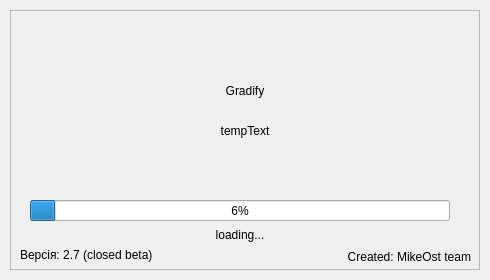
<?xml version="1.0" encoding="UTF-8"?>
<ui version="4.0">
 <class>preloader</class>
 <widget class="QWidget" name="preloader">
  <property name="geometry">
   <rect>
    <x>0</x>
    <y>0</y>
    <width>490</width>
    <height>280</height>
   </rect>
  </property>
  <property name="windowTitle">
   <string>Form</string>
  </property>
  <property name="windowIcon">
   <iconset>
    <normaloff>:/appIcon.ico</normaloff>:/appIcon.ico</iconset>
  </property>
  <widget class="QFrame" name="mainFrame">
   <property name="geometry">
    <rect>
     <x>10</x>
     <y>10</y>
     <width>470</width>
     <height>260</height>
    </rect>
   </property>
   <property name="styleSheet">
    <string notr="true"/>
   </property>
   <property name="frameShape">
    <enum>QFrame::StyledPanel</enum>
   </property>
   <property name="frameShadow">
    <enum>QFrame::Raised</enum>
   </property>
   <widget class="QProgressBar" name="progressBar">
    <property name="geometry">
     <rect>
      <x>20</x>
      <y>190</y>
      <width>420</width>
      <height>21</height>
     </rect>
    </property>
    <property name="styleSheet">
     <string notr="true"/>
    </property>
    <property name="value">
     <number>6</number>
    </property>
    <property name="alignment">
     <set>Qt::AlignCenter</set>
    </property>
   </widget>
   <widget class="QLabel" name="mainNameLabel">
    <property name="geometry">
     <rect>
      <x>0</x>
      <y>40</y>
      <width>470</width>
      <height>81</height>
     </rect>
    </property>
    <property name="styleSheet">
     <string notr="true"/>
    </property>
    <property name="text">
     <string>Gradify</string>
    </property>
    <property name="alignment">
     <set>Qt::AlignCenter</set>
    </property>
   </widget>
   <widget class="QLabel" name="loadStatusLabel">
    <property name="geometry">
     <rect>
      <x>0</x>
      <y>110</y>
      <width>470</width>
      <height>21</height>
     </rect>
    </property>
    <property name="styleSheet">
     <string notr="true"/>
    </property>
    <property name="text">
     <string>tempText</string>
    </property>
    <property name="alignment">
     <set>Qt::AlignCenter</set>
    </property>
   </widget>
   <widget class="QLabel" name="loadLabel">
    <property name="geometry">
     <rect>
      <x>20</x>
      <y>215</y>
      <width>420</width>
      <height>20</height>
     </rect>
    </property>
    <property name="text">
     <string>loading...</string>
    </property>
    <property name="alignment">
     <set>Qt::AlignCenter</set>
    </property>
   </widget>
   <widget class="QLabel" name="corporationLabel">
    <property name="geometry">
     <rect>
      <x>320</x>
      <y>237</y>
      <width>141</width>
      <height>20</height>
     </rect>
    </property>
    <property name="text">
     <string>Created: MikeOst team</string>
    </property>
    <property name="alignment">
     <set>Qt::AlignRight|Qt::AlignTrailing|Qt::AlignVCenter</set>
    </property>
   </widget>
   <widget class="QLabel" name="versionLabel">
    <property name="geometry">
     <rect>
      <x>10</x>
      <y>237</y>
      <width>161</width>
      <height>16</height>
     </rect>
    </property>
    <property name="font">
     <font>
      <family>.AppleSystemUIFont</family>
     </font>
    </property>
    <property name="styleSheet">
     <string notr="true"/>
    </property>
    <property name="text">
     <string>Версія: 2.7 (closed beta)</string>
    </property>
    <property name="alignment">
     <set>Qt::AlignLeading|Qt::AlignLeft|Qt::AlignVCenter</set>
    </property>
   </widget>
  </widget>
 </widget>
 <resources/>
 <connections/>
</ui>
